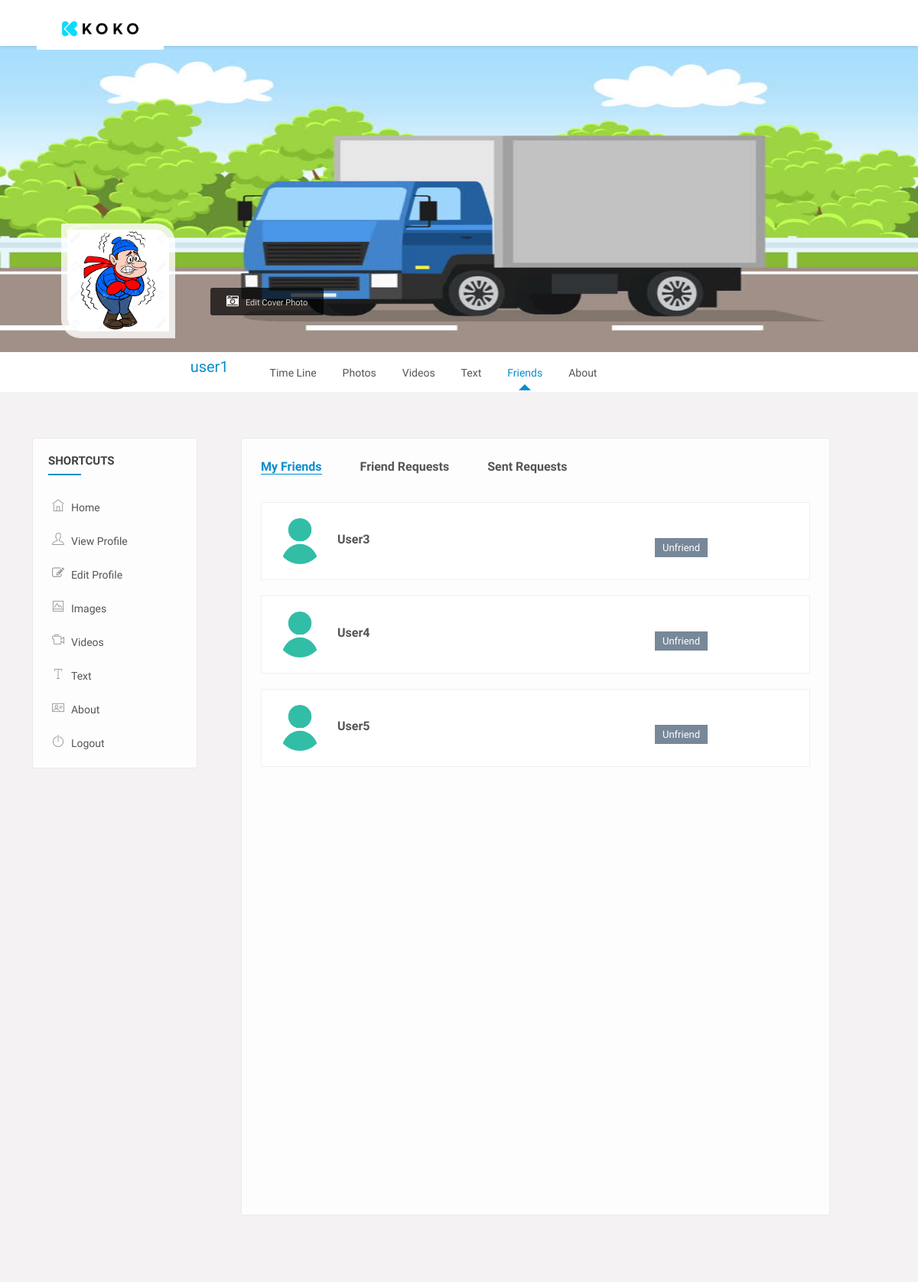
The app's page /php/friends.php (signed in) with its own data.
### tables this page shows
CREATE TABLE IF NOT EXISTS `user_details` (
  `username` varchar(100) NOT NULL,
  `Full_Name` varchar(100) NOT NULL,
  `Email` varchar(100) NOT NULL,
  `Phone` bigint(20) DEFAULT NULL,
  `ProfilePic` varchar(500) DEFAULT NULL,
  `CoverPic` varchar(500) DEFAULT NULL,
  `DOB` date DEFAULT NULL,
  `Gender` varchar(20) DEFAULT NULL,
  `City` text,
  `Country` varchar(20) DEFAULT NULL,
  `About_Me` varchar(1000) DEFAULT NULL,
  PRIMARY KEY (`username`)
);

CREATE TABLE IF NOT EXISTS `friends` (
  `username` varchar(100) NOT NULL,
  `friend` varchar(100) NOT NULL
);

### php/friends.php (the view, shortened to what this page needs)
<!DOCTYPE html>
<html lang="en">
<head>
    <link rel="stylesheet" href="../css/main.min.css">
    <link rel="stylesheet" href="../css/style.css">
    <link rel="stylesheet" href="../css/color.css">
    <link rel="stylesheet" href="../css/responsive.css">
</head>
<body>
	<?php
		$user = $_SESSION['user'];
		include_once("config.php");
		$result_profilePic = mysqli_query($mysqli, "SELECT profilePic FROM user_details WHERE username='$user'");
		while ($resProfile = mysqli_fetch_array($result_profilePic)) {
			$profilePic = $resProfile['profilePic'];
		}
		$result_coverPic = mysqli_query($mysqli, "SELECT coverPic FROM user_details WHERE username='$user'");
		while ($resCover = mysqli_fetch_array($result_coverPic)) {
			$coverPic = $resCover['coverPic'];
		}
	?>
<div class="theme-layout">
	<div class="topbar stick" style="padding-top: 10px">
		<div class="logo">
			<a title="" href="../newsfeed.html"><img src="../images/logo.jpeg" alt=""></a>
		</div>
	</div>
	<section>
		<div class="feature-photo">
			<figure>
				<?php
					echo "<img alt='' src='../coverPics/$coverPic'>";
				?>
			</figure>
			<form class="edit-phto" method="post" action="coverPic.php" enctype="multipart/form-data">
				<i class="fa fa-camera-retro"></i>
				<label class="fileContainer">
					Edit Cover Photo
				</label>
			</form>
			<div class="container-fluid">
				<div class="row merged">
					<div class="col-lg-2 col-sm-3">
						<div class="user-avatar">
							<figure>
								<?php
									echo "<img alt='' src='../profilePics/$profilePic'>";
								?>
							</figure>
						</div>
					</div>
					<div class="col-lg-10 col-sm-9">
						<div class="timeline-info">
							<ul>
								<li class="admin-name">
									<?php
										echo "<h5>$user</h5>";
									?>
								</li>
								<li>
									<a data-ripple="" title="" href="profile.php" class="">time line</a>
									<a data-ripple="" title="" href="profile-photos.php" class="">Photos</a>
									<a data-ripple="" title="" href="profile-videos.php" class="">Videos</a>
									<a data-ripple="" title="" href="profile-text.php" class="">Text</a>
									<a data-ripple="" title="" href="#" class="active">Friends</a>
									<a data-ripple="" title="" href="about.php" class="">about</a>
								</li>
							</ul>
						</div>
					</div>
				</div>
			</div>
		</div>
	</section>
	<section>
		<div class="gap gray-bg">
			<div class="container-fluid">
				<div class="row">
					<div class="col-lg-12">
						<div class="row" id="page-contents">
							<div class="col-lg-3">
								<aside class="sidebar static">
									<div class="widget">
										<h4 class="widget-title">Shortcuts</h4>
										<ul class="naves">
											<li>
												<i class="ti-home"></i>
												<a href="index.php" title="">home</a>
											</li>
											<li>
												<i class="ti-user"></i>
												<a href="profile.php" title="">View profile</a>
											</li>
											<li>
												<i class="fa fa-edit"></i>
												<a href="edit-profile-basic.php" title="">edit profile</a>
											</li>
											<li>
												<i class="ti-image"></i>
												<a href="profile-photos.php" title="">images</a>
											</li>
											<li>
												<i class="ti-video-camera"></i>
												<a href="profile-videos.php" title="">videos</a>
											</li>
											<li>
												<i class="ti-text"></i>
												<a href="profile-text.php" title="">text</a>
											</li>
											<li>
												<i class="ti-id-badge"></i>
												<a href="about.php" title="">about</a>
											</li>
											<li>
												<i class="ti-power-off"></i>
												<a href="logout.php" title="">Logout</a>
											</li>
										</ul>
									</div>
								</aside>
							</div>
							<div class="col-lg-8">
								<div class="central-meta">
									<div class="frnds">
										<ul class="nav nav-tabs">
											 <li class="nav-item"><a class="active" href="#frends" data-toggle="tab">My Friends</a></li>
											 <li class="nav-item"><a class="" href="#frends-req" data-toggle="tab">Friend Requests</a></li>
											 <li class="nav-item"><a class="" href="#sent-reqs" data-toggle="tab">Sent Requests</a></li>
										</ul>
										<div class="tab-content">
										  <div class="tab-pane active fade show " id="frends" >
											<ul class="nearby-contct">
												<?php
													$users = mysqli_query($mysqli, "SELECT friend FROM friends WHERE username='$user'");
													while ($res = mysqli_fetch_array($users)) {
														$friend = $res['friend'];
														$result_profilePic = mysqli_query($mysqli, "SELECT profilePic FROM user_details WHERE username='$friend'");
														while ($resProfile = mysqli_fetch_array($result_profilePic)) {
															$profilePic = $resProfile['profilePic'];
															if (is_null($profilePic)) {
																$profilePic = "../images/avatar.png";
															}
														}
														?>
														<li>
															<div class="nearly-pepls">
																<figure>
																	<?php
																		echo "<a href='' title=''><img src='../profilePics/$profilePic' alt=''></a>";
																	?>
																</figure>
																<div class="pepl-info">
																	<h4><a href="time-line.html" title=""><?php echo "$friend"; ?></a></h4>
																	<?php
																	echo "<a href='unfriend.php?friend=$friend' title='' class='add-butn more-action' data-ripple=''>unfriend</a>";
																	?>
																</div>
															</div>
														</li>
														<?php
													}
												?>
											</ul>
										</div>
									  </div>
									</div>
								</div>
							</div>
						</div>
					</div>
				</div>
			</div>
		</div>
	</section>
</div>
</body>
</html>

### css/color.css (style rules this page uses)
.product-carousel .owl-nav .owl-prev::before, .product-carousel .owl-nav .owl-next::before, .product-caro .owl-prev:hover:before, .product-caro .owl-next:hover:before, .log-reg-area form .forgot-pwd, .log-reg-area form .already-have, .log-reg-area > p a, .top-area > ul > li > a > span, .timeline-info > ul li a.active, .timeline-info > ul li a:hover, .dropdowns > a.more-mesg, .activity-meta > h6 a, .activity-meta > span a:hover, .friend-name > ins, .description > p a, .we-reply, .sidebar .widget li:hover > a, .sidebar .widget li:hover > i, .friend-meta > a, .user-setting > a:hover, .we-comet li a.showmore, .twiter-feed > li p a, .tutor-links > li i, .tutor-links > li:hover, .pepl-info > span, .page-meta > a, .frnds .nav-tabs .nav-item a.active, .f-title i, #work > div a, .basics > li i, .education > li i, .groups > span i, a.forgot-pwd, .friend-meta > h4 a:hover, .x_title > h2, .post-meta .detail > span, .add-btn > a:hover, .top-area > ul.main-menu > li > ul li a:hover, .dropdowns.active > a i, .user-setting > a i, .form-group input.form-file ~ .control-label, .form-group input.has-value ~ .control-label, .form-group input:focus ~ .control-label, .form-group input:valid ~ .control-label, .form-group select ~ .control-label, .form-group textarea.form-file ~ .control-label, .form-group textarea.has-value ~ .control-label, .form-group textarea:focus ~ .control-label, .form-group textarea:valid ~ .control-label, .flaged > h3, .invition .friend-meta a.invite:hover, .more-optns > ul li:hover, .post-title > h4 a:hover, .post-title .p-date a:hover, .l-post .l-post-meta > h4 a:hover, .read:hover, blockquote, .tags > a:hover, .comment-titles > span, .help-list > ul li a:hover i, .carrer-title > h2 > span, .carrer-title > span a, .open-position > h4 a:hover, .option-set.icon-style > li > a.selected, .category-box > i, .getquot-baner > a, .branches-box > ul li i, .help-topic-result > h2 a:hover, .product-name > h5 a:hover, .full-postmeta .shopnow, .prices.style2 ins span, .single-btn > li > a.active, .total-box > ul > li.final-total, .logout-meta > p a, .forum-list table tbody tr td i, .forum-list table tbody tr td a, .widget ul.recent-topics > li > i, .date-n-reply > a, .topic-data > span, .help-list > ul li a:hover, .employer-info h2, .job-detail > ul li i, .company-intro > a { color: #088dcd; }
#nprogress .bar, .timeline-info > ul li a::before, .add-btn > a, .activitiez > li::before, form button, .colla-apps > li a:hover, a.underline:before, .setting-row input:checked + label, .user-avatar:hover .edit-phto, .error-meta > a, .color-bg, .add-butn, .nav.nav-tabs.likes-btn > li a.active, a.dislike-btn, .drop > a:hover, .btn-view.btn-load-more:hover, .accordion .card h5 button[aria-expanded="true"], .chat-head, .f-page > figure em, .inbox-panel-head > ul > li > a, .nav-tabs--left .nav-link.active, .nav-tabs--left .nav-link.active:hover, footer .widget-title h4::before, #topcontrol, .sidebar .widget-title::before, .f-title::before, .g-post-classic > figure > i::after, .purify > a, .help-list > a:hover, .open-position::before, .info > a, .category-box:hover, .category-box.selected, a.main-btn, .section-heading::before, .getquot-baner, .more-branches > h4::before, .is-helpful > a, .cart-optionz > li > a:hover, .paginationz > li a:hover, .paginationz > li a.active, .shopping-cart, a.btn2:hover, .form-submit > input[type="submit"], button.submit-checkout, .delete-cart:hover, .proceed .button, .amount-area .update-cart, a.addnewforum, .apply-bttons > a { background: #088dcd; }
.timeline-info > ul li a:after { border-bottom-color: #088dcd; }

### css/responsive.css (style rules this page uses)
@media screen and (max-width: 1281px) and (min-width: 1024px) { .timeline-info { line-height: 51px; } }
@media screen and (max-width: 1281px) and (min-width: 1024px) { .timeline-info .admin-name > h5 { font-size: 20px; } }
@media screen and (max-width: 1281px) and (min-width: 1024px) { .sidebar .widget li > a { font-size: 14px; } }
@media screen and (max-width: 1281px) and (min-width: 1024px) { .user-avatar { width: 80.2% } }
@media screen and (max-width: 1281px) and (min-width: 1024px) { .pepl-info { width: 87%; } }

### records on screen
user_details: CoverPic (picture), ProfilePic (picture)
friends: friend "User3"
friends: friend "User4"
friends: friend "User5"

### other values on screen
$user "user1"
